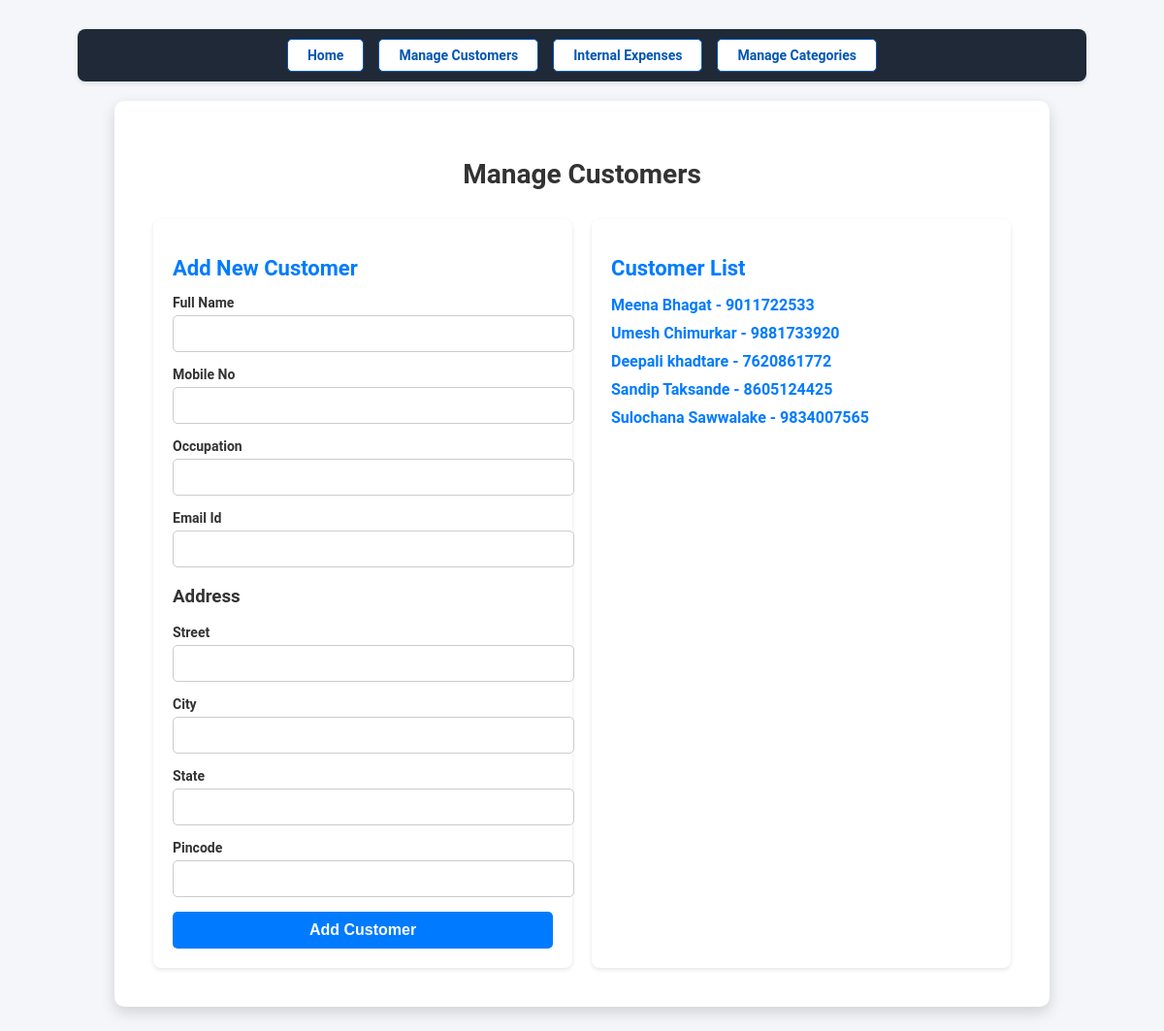
The page /customers on the database as committed earlier.
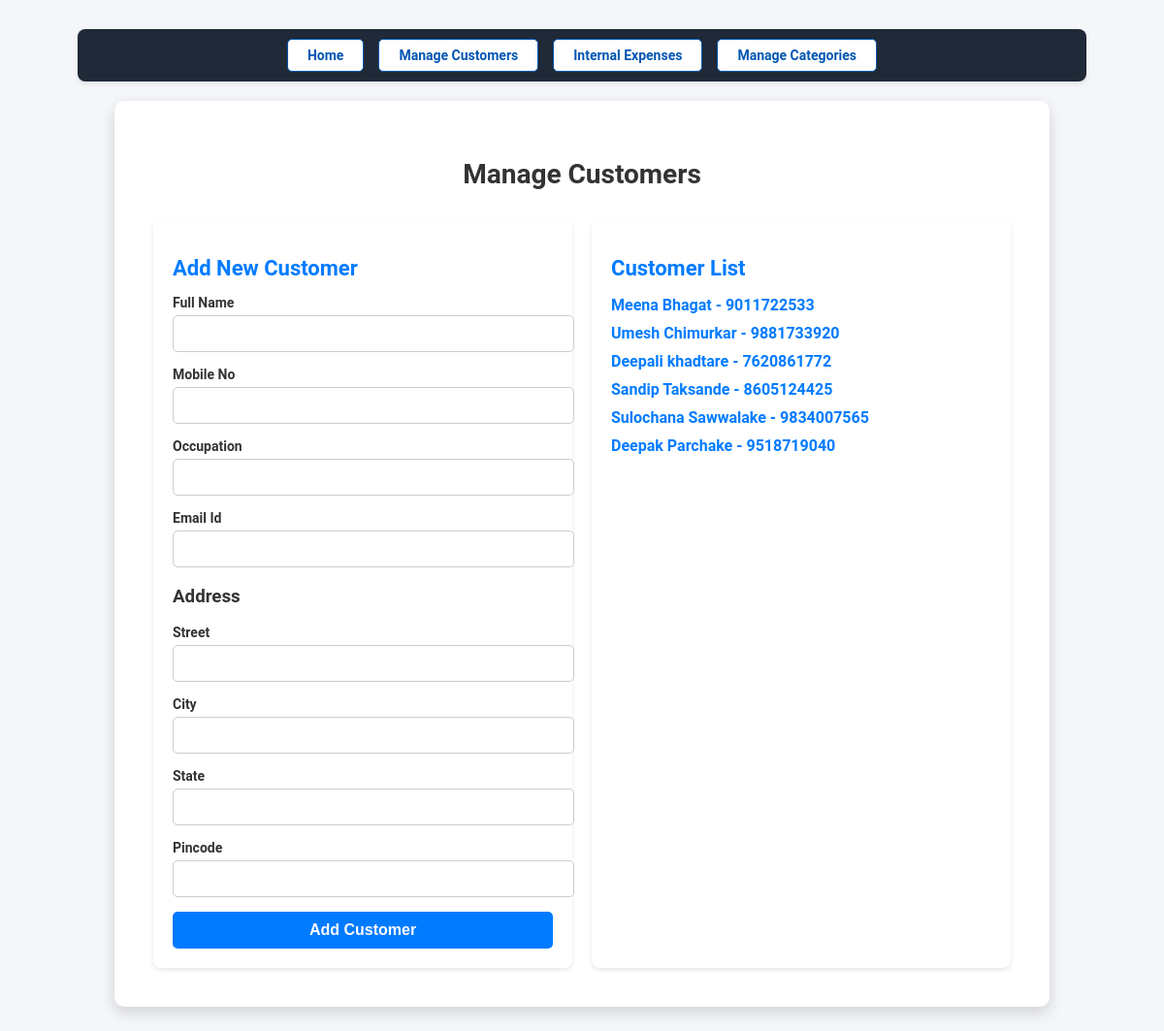
The same page on the database as committed later.
### models.py (models this page shows)
class Customer(db.Model):
  id = db.Column(db.Integer, primary_key=True)
  full_name = db.Column(db.String(100), nullable=False)
  mobile_no = db.Column(db.String(20), nullable=False)
  occupation = db.Column(db.String(50))
  email_id = db.Column(db.String(50))
  address = db.Column(db.Text)
  files = db.relationship('CustomerFile', back_populates='customer', cascade='all, delete-orphan')
  construction_size = db.Column(db.Float, nullable=True, default=0.0)
  rate_of_construction = db.Column(db.Float, nullable=True, default=0.0)
  wall_compound_size = db.Column(db.Float, nullable=True, default=0.0)
  rate_of_wall_compound = db.Column(db.Float, nullable=True, default=0.0)

### abconstruction.py (the view, shortened to what this page needs)
@app.route('/customers', methods=['GET', 'POST'])
def manage_customers():
  customers = Customer.query.all()
  if not customers:
      flash('No customers found!', 'warning')
  return render_template('customers.html', customers=customers)

### templates/customers.html (shortened to what this page needs)
<!DOCTYPE html>
<html lang="en">
<head>
  <link rel="stylesheet" href="{{ url_for('static', filename='styles.css') }}">
</head>
<body>
  <div class="navigation">
    <a href="{{ url_for('dashboard') }}">Home</a>
    <a href="{{ url_for('manage_customers') }}">Manage Customers</a>
    <a href="{{ url_for('manage_expenses') }}">Internal Expenses</a>
    <a href="{{ url_for('manage_categories') }}">Manage Categories</a>
  </div>
  <div class="container">
    <h1 class="page-title">Manage Customers</h1>
    <div class="row">
      <div class="form-box">
        <h2>Add New Customer</h2>
        <form method="POST">
          <div class="form-group">
            <label for="full_name">Full Name</label>
            <input type="text" id="full_name" name="full_name" title="Please enter customer name." required>
          </div>
          <div class="form-group">
            <label for="mobile_no">Mobile No</label>
            <input type="text" id="mobile_no" name="mobile_no" pattern="\d{10}" title="Please enter a 10-digit mobile number."  required>
          </div>
          <div class="form-group">
            <label for="occupation">Occupation</label>
            <input type="text" id="occupation" name="occupation">
          </div>
          <div class="form-group">
            <label for="email_id">Email Id</label>
            <input type="email" id="email_id" name="email_id">
          </div>
          <h3>Address</h3>
          <div class="form-group">
            <label for="street">Street</label>
            <input type="text" id="street" name="street" required>
          </div>
          <div class="form-group">
            <label for="city">City</label>
            <input type="text" id="city" name="city" required>
          </div>
          <div class="form-group">
            <label for="state">State</label>
            <input type="text" id="state" name="state" required>
          </div>
          <div class="form-group">
            <label for="pincode">Pincode</label>
            <input type="text" id="pincode" name="pincode" required>
          </div>
          <button type="submit">Add Customer</button>
        </form>
      </div>
      <div class="form-box">
        <h2>Customer List</h2>
        <ul class="customer-list">
          {% for customer in customers %}
            <li>
              <a href="{{ url_for('customer_work_details', id=customer.id) }}">
                {{ customer.full_name }} - {{ customer.mobile_no }}
              </a>
            </li>
          {% endfor %}
        </ul>
      </div>
    </div>
  </div>
</body>
</html>

Rows that differ between the two databases and show on the page:
added Customer: full_name "Deepak Parchake", mobile_no "9518719040"
